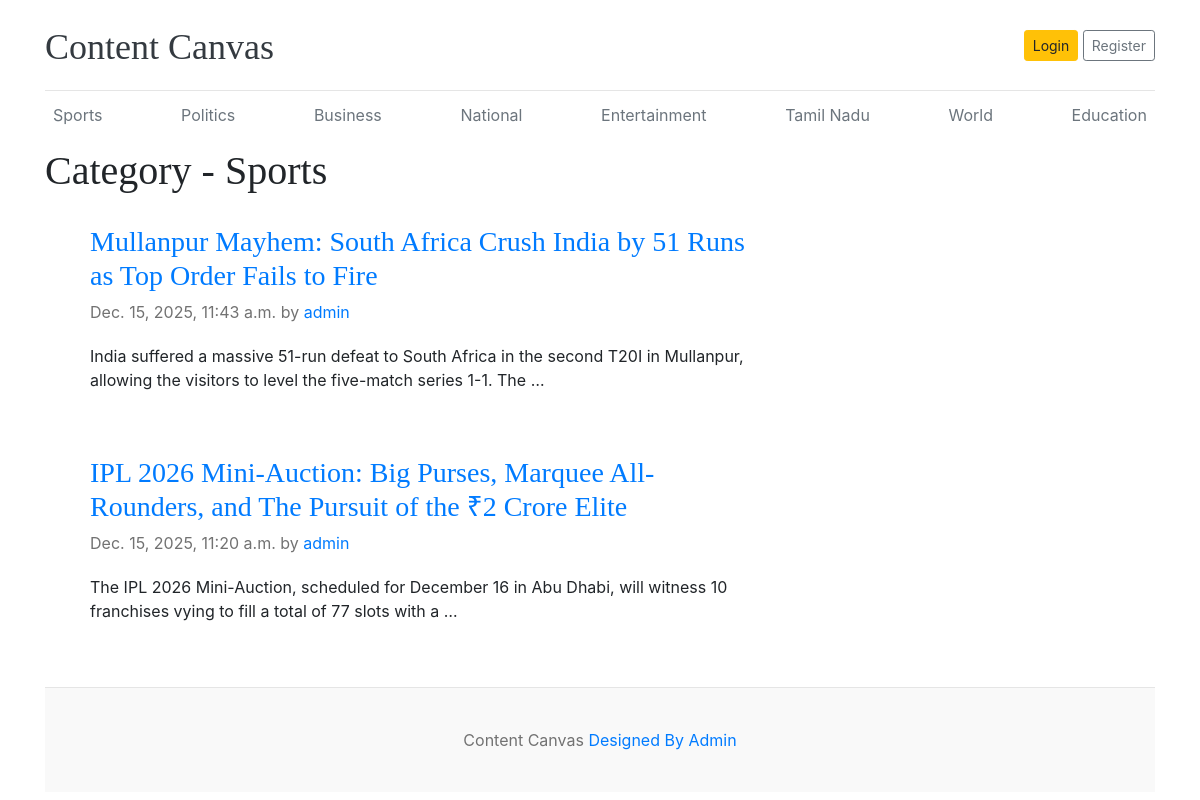
The app's page /category/Sports/ with its own data.
### base/models.py (models this page shows)
class Category(models.Model):
    category_name=models.CharField(max_length=100)
    created_at=models.DateTimeField(auto_now_add=True)
    updated_at=models.DateTimeField(auto_now=True)
    def __str__(self):
        return self.category_name

class Articles(models.Model):
    title=models.CharField(max_length=1000)
    slug=models.SlugField(max_length=1000)
    short_description=models.TextField(max_length=10000)
    detail_description=models.TextField(max_length=100000)
    author=models.ForeignKey(to=User,on_delete=models.CASCADE)
    category=models.ForeignKey(to=Category,on_delete=models.CASCADE)
    created_at=models.DateTimeField(auto_now_add=True)
    updated_at=models.DateTimeField(auto_now=True)
    image=models.ImageField(upload_to='contentcanvas/media')
    status=models.CharField(choices=Status_choices,max_length=1000)
    is_treanding=models.BooleanField(default=False)

### base/views.py (the view)
# urls.py: path('category/<cat>/',views.category_articles,name='category'),
def category_articles(request,cat):
    key=Category.objects.get(category_name=cat)
    context={
        'articles':Articles.objects.filter(category=key.id),
        'category':key
    }
    return render(request,'category.html',context)

### base/context_processors.py (called while the page is built)
def info(request):
    return {'data':'on saturday we have placement festival at 4pm'}

def extract_categories(request):
    return {'categories':Category.objects.all()}

### templates/category.html (shortened to what this page needs)
{% extends "home.html" %}
{% block content %}
    <h1>Category - {{category.category_name}}</h1>
    <div style='margin:30px;'>
    {% if articles %}
    {% for i in articles %}
        <div class="col-md-8 blog-main">
        <div class="blog-post">
          <h3 class=""> <a href="{% url "single article" i.slug %}">{{i.title}}</a> </h3>
          <p class="blog-post-meta">{{i.updated_at}} by <a href="#">{{i.author}}</a></p>
          <p>{{i.short_description|truncatewords:25}}</p>
        </div>
      </div>
    {% endfor %}
    {% else %}
      <p>No articles avaliable...</p>
    {% endif %}
      </div>
{% endblock content %}

### templates/home.html (shortened to what this page needs)
{% load static %}
<!DOCTYPE html>
<html lang="en">
<head>
    <link href="https://getbootstrap.com/docs/4.0/dist/css/bootstrap.min.css" rel="stylesheet">
    <link href="{% static "home.css" %}" rel="stylesheet">
  </head>
<body>
    <div class="container">
      <header class="blog-header py-3">
        <div class="row flex-nowrap justify-content-between align-items-center">
          <div class="col-8 pt-1">
            <a class="blog-header-logo text-dark" href="/">Content Canvas</a>
          </div>
          <div class="col-4 d-flex justify-content-end align-items-center">
            {% if user.is_authenticated %}
            <p style='margin:10px;'>you logged in as {{user}}</p>
            <a class="btn btn-sm btn-warning" href="{% url "logout page" %}">Logout</a>
            {% else %}
            <a class="btn btn-sm btn-warning" href="{% url "login page" %}">Login</a> &nbsp;
            <a class="btn btn-sm btn-outline-secondary" href="{% url "register page" %}">Register</a>
            {% endif %}
          </div>
        </div>
      </header>
      <div class="nav-scroller py-1 mb-2">
        <nav class="nav d-flex justify-content-between">
          {% for i in categories %}
            <a class="p-2 text-muted" href="{% url "category" i %}"> {{i}} </a>
          {% endfor %}
        </nav>
      </div>
{% block content %}{% endblock content %}
<footer class="blog-footer">
  <p>Content Canvas  <a href="#">Designed By Admin</a></p>
</footer>
</body>
</html>

### static files/home.css (style rules this page uses)
.blog-header { border-bottom: 1px solid #e5e5e5; }
.blog-header-logo { font-family: "Playfair Display", Georgia, "Times New Roman", serif; font-size: 2.25rem; }
h1, h2, h3, h4, h5, h6 { font-family: "Playfair Display", Georgia, "Times New Roman", serif; }
.blog-post { margin-bottom: 4rem; }
.blog-post-meta { margin-bottom: 1.25rem; color: #727272; }
.blog-footer { padding: 2.5rem 0; color: #727272; text-align: center; background-color: #f9f9f9; border-top: .05rem solid #e5e5e5; }
.blog-footer p:last-child { margin-bottom: 0; }

### records on screen
Category: category_name "Sports"
Category: category_name "Politics"
Category: category_name "Business"
Category: category_name "National"
Category: category_name "Entertainment"
Category: category_name "Tamil Nadu"
Category: category_name "World"
Category: category_name "Education"
Articles: title "Mullanpur Mayhem: South Africa Crush India by 51 Runs as Top Order Fails to Fire", updated_at "Dec. 15, 2025, 11:43 a.m.", author "admin", short_description "India suffered a massive 51-run defeat to South Africa in the second T20I in Mullanpur, allowing the visitors to level the five-match series 1-1. The …"
Articles: title "IPL 2026 Mini-Auction: Big Purses, Marquee All-Rounders, and The Pursuit of the ₹2 Crore Elite", updated_at "Dec. 15, 2025, 11:20 a.m.", author "admin", short_description "The IPL 2026 Mini-Auction, scheduled for December 16 in Abu Dhabi, will witness 10 franchises vying to fill a total of 77 slots with a …"
